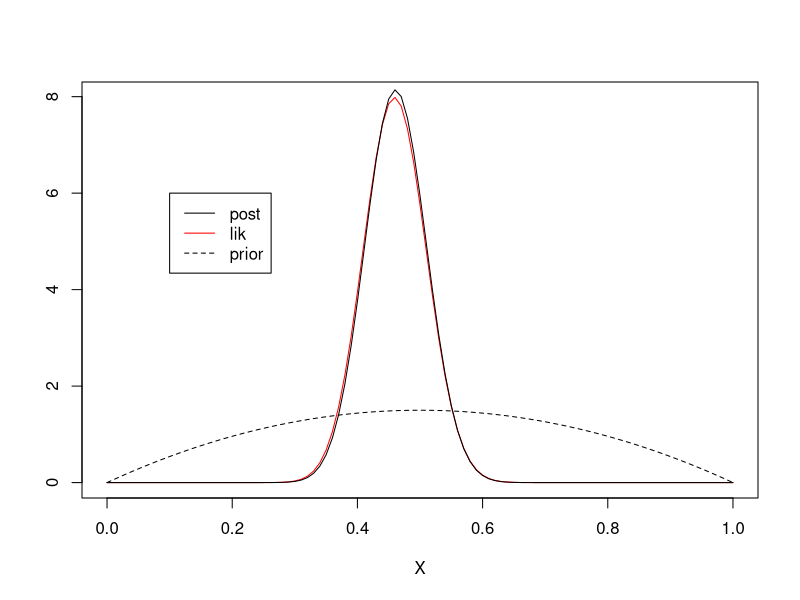

Write the R code that produced this figure.
## ---- chunk 1
dbinom(46, 100, 0.5)
## ---- chunk 2
### load data:
data<-c(115,97,79,131)

a.star<-function(a,data){
  return(a+sum(data))
}

b.star<-function(b,n){
  return(b+n)
}

new.a<-a.star(10000/225,data)
new.b<-b.star(100/225,length(data))

### post. mean
post.mean<-new.a/new.b 
### post. var:
post.var<-new.a/(new.b^2) 

new.data<-c(200)

new.a.2<-a.star(new.a,new.data)
new.b.2<-b.star(new.b,length(new.data))

### new mean
new.post.mean<-new.a.2/new.b.2
### new var:
new.post.var<-new.a.2/(new.b.2^2)
## ---- chunk 3
nheads<-8
pbinom(nheads,size=10,p=0.5)-pbinom((nheads-1),size=10,p=0.5)
## ---- chunk 4
###lik:
plot(function(x) 
  dbeta(x,shape1=46,shape2=54),0,1,
              ylab="",xlab="X",col="red")

### prior:
plot(function(x) 
  dbeta(x,shape1=2,shape2=2), 0,1,
      main = "Prior",
              ylab="density",xlab="X",add=T,lty=2)

### posterior
plot(function(x) 
  dbeta(x,shape1=48,shape2=56), 0,1,
      main = "Posterior",
              ylab="density",xlab="X",add=T)

legend(0.1,6,legend=c("post","lik","prior"),
       lty=c(1,1,2),col=c("black","red","black"))
